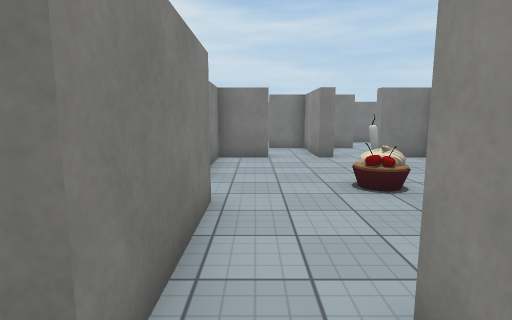
[1] (above)

22 first-person views from a walk through a scene from a Unity 3-D project. The camera is 1.4 m above the floor, tilts 8° down and sees 80° across. The floor is counted in squares, 1 m on a side. Each view is taken from the middle of a square. On the plan, view 1 faces up. The plan holds only what a view shows up to about 14 squares ahead; the rest is blank. The player is left out. Some animated figures are left out. Some surface patterns are stand-ins.

[2]
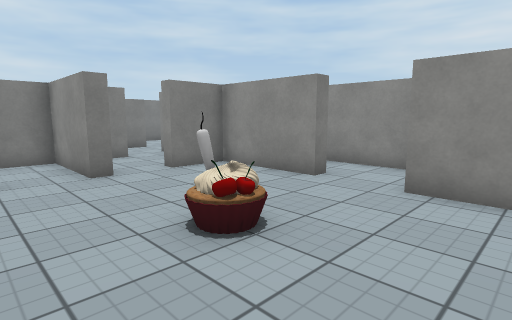

[3]
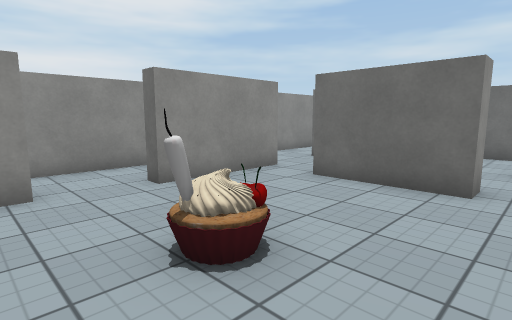

[4]
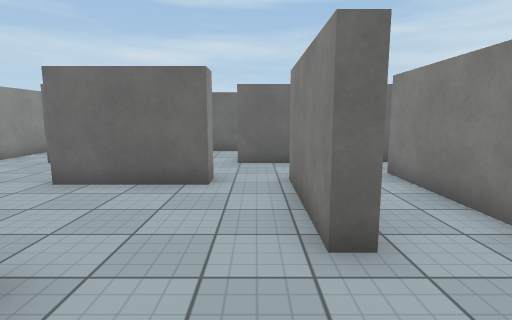

[5]
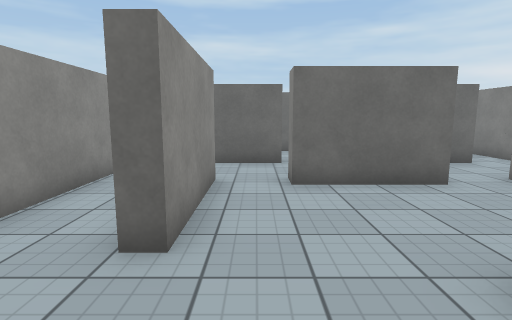

[6]
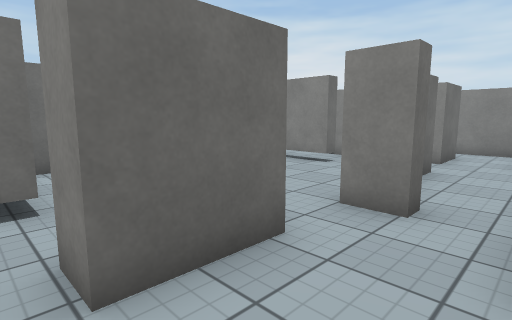

[7]
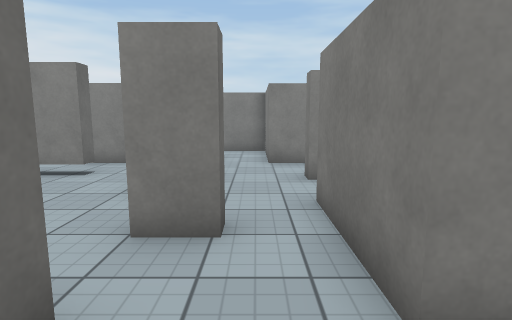

[8]
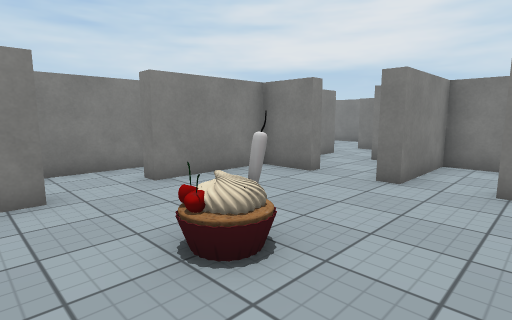

[9]
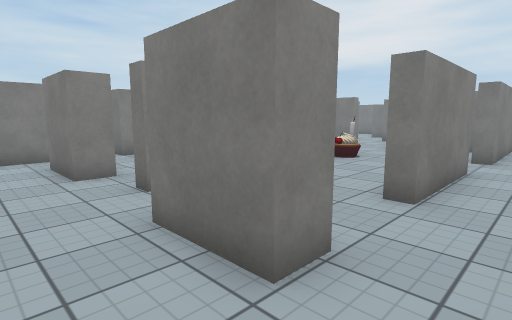

[10]
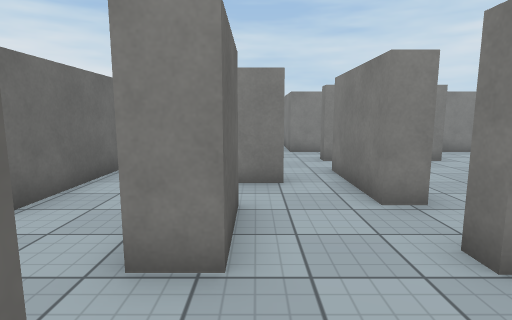

[11]
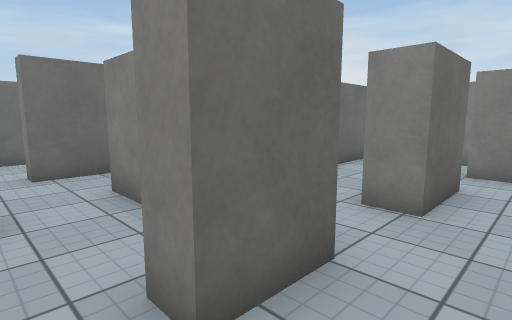

[12]
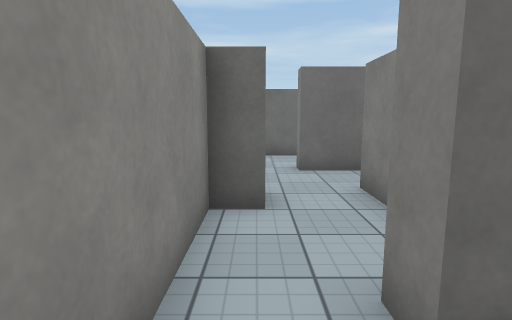

[13]
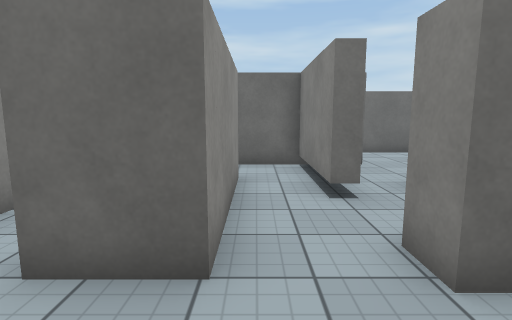

[14]
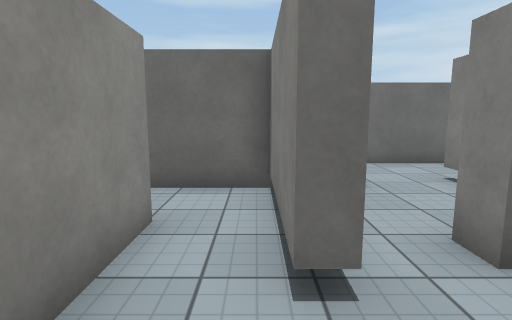

[15]
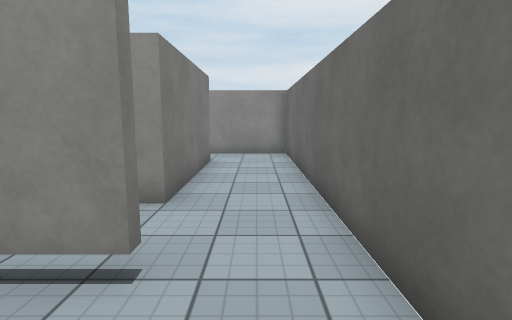

[16]
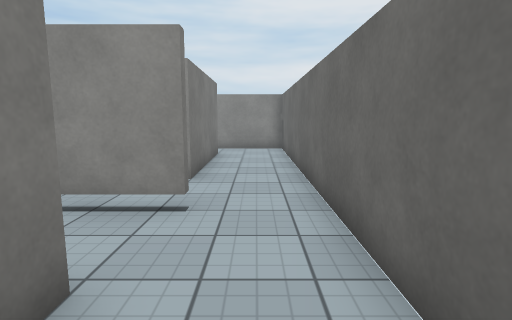

[17]
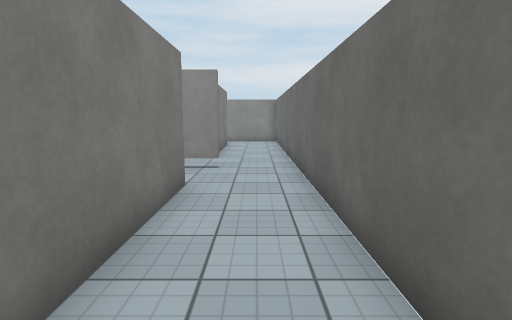

[18]
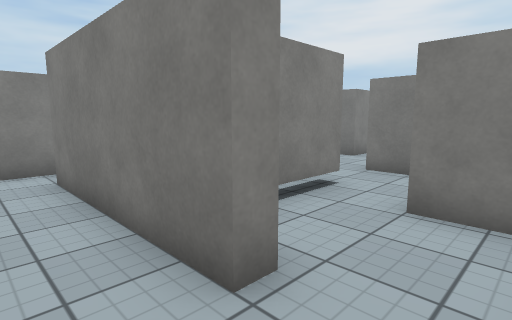

[19]
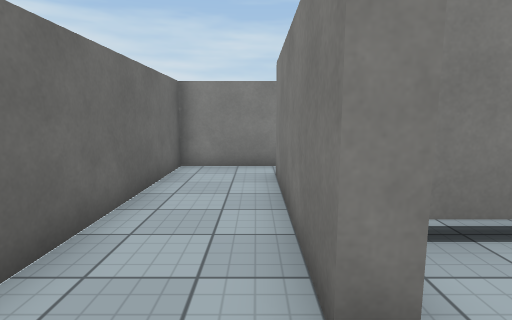

[20]
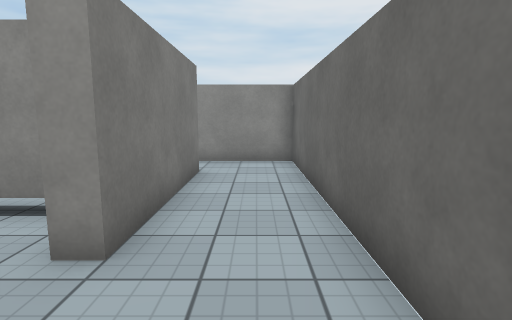

[21]
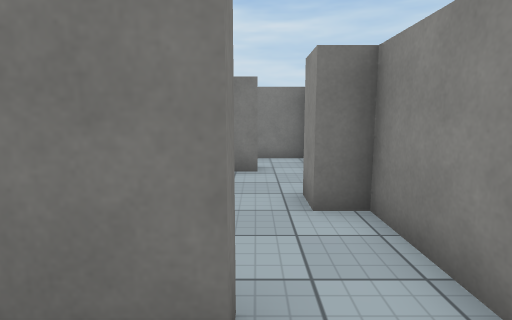

[22]
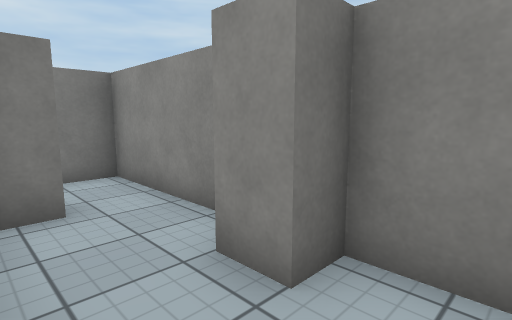

### Floor plan
Points are (right, up) in squares from view 1. A wall is a line through its corners. A room is listed if a view was taken in it or the views show most of it. See-through windows are left out.
Room 1 (views 1, 6, 7, 9, 14)
walls: (2, -0.4) (2.6, -0.4) (2.6, -1.5) (2, -1.5); (0.8, -4.7) (4.7, -4.7); (-0.8, 2.4) (-0.8, 1.2) (-1.4, 1.2); (-1.9, -4.2) (-1.3, -4.2) (-1.3, -5.4); (4.3, 1.8) (4.3, 1.2) (1, 1.2) (1, 1.8); (6.4, 1.2) (5.9, 1.2) (5.9, 2.4); (6.1, -4.2) (6.7, -4.2); (-5.1, -1.5) (-3.3, -1.5) (-3.3, -5.1); (-1.4, 5) (-0.8, 5); (-6.7, 0.5) (-6.7, -1.9); (8.4, -4.5) (8.4, -1.5); (-1.3, 7.1) (-1.9, 7.1); (-3.3, 7.9) (-3.3, 0.4) (-5.8, 0.4)
ways out: opening at (-1, 5.5) to room 2; opening at (0, 2) to room 2; opening at (5, 2) to room 2; opening at (7.5, 0.5) to room 2; opening at (9.5, -0.5) to room 3; opening at (0, -5) to room 4; gap at (5, -5) to room 7; opening at (8, -5) to room 9; opening at (-6, -2)
objects: block (-2, -2) to (0, -1); block (4, -2) to (6, -1)
Room 2 (views 2, 3, 4, 5, 8, 13)
walls: (6.7, 7.1) (6.1, 7.1) (6.1, 10.6) (4.3, 10.6); (5.9, 2.4) (5.9, 5) (6.4, 5) (6.4, 1.2); (2.6, 10.6) (2.2, 10.6); (-0.8, 5) (-0.8, 2.4); (1, 1.8) (4.3, 1.8); (0.4, 10.6) (-1.3, 10.6) (-1.3, 7.1); (8.6, 0.4) (8.6, 7.4)
ways out: opening at (-1, 5.5) to room 1; opening at (0, 2) to room 1; opening at (5, 2) to room 1; opening at (7.5, 0.5) to room 1; opening at (4, 11) to room 6; opening at (1, 10) to room 8; opening at (8, 8)
objects: cake (2, 6) to (3, 6)
Room 3 (views 10, 11, 12, 22)
walls: (8.9, -4.6) (8.9, -6); (8.4, -1.5) (10, -1.5) (10, -2.2) (9.2, -2.2); (8.4, -8) (9.9, -8) (9.9, -8.5); (11.7, -8.5) (11.7, 0.4) (10, 0.4)
ways out: opening at (9.5, -0.5) to room 1; opening at (10.5, -8) to room 5; opening at (9, -6.5) to room 9
objects: block (11, -5)
Room 4 (views 15, 16, 17, 18, 19, 20)
walls: (0.3, -7.9) (0.3, -8.5) (-5.5, -8.5); (2.4, -9) (2.4, -7); (-1.3, -5.4) (-1.3, -7.1); (1.8, -5.4) (0.4, -5.4); (-6.7, -8.1) (-6.7, -11.2) (2.5, -11.2)
ways out: opening at (0, -5) to room 1; opening at (3, -9.5) to room 5; opening at (3, -6) to room 7; opening at (-6, -8)
Room 5 (view 21)
walls: (9.9, -8.5) (4.8, -8.5); (2.6, -8.4) (2.6, -9); (2.5, -11.2) (11.7, -11.2) (11.7, -8.5)
ways out: opening at (10.5, -8) to room 3; opening at (3, -9.5) to room 4; opening at (4, -9) to room 7
Room 6 (no view inside)
walls: (4.3, 10.6) (4.3, 11.1); (4.5, 13.8) (2.6, 13.8) (2.6, 10.6)
ways out: opening at (4, 11) to room 2; opening at (5, 14)
Room 7 (no view inside)
walls: (4.8, -8.5) (4.8, -8) (5.6, -8); (6.1, -7.1) (6.1, -6.4)
ways out: gap at (5, -5) to room 1; opening at (3, -6) to room 4; opening at (4, -9) to room 5
Room 8 (no view inside)
walls: (0.4, 11.1) (0.4, 10.6); (2.2, 10.6) (2.2, 13.8) (0.5, 13.8)
ways out: opening at (1, 10) to room 2; opening at (0, 14)
Room 9 (no view inside)
walls: (8.4, -6) (8.4, -4.5); (6.7, -4.2) (6.7, -8) (8.4, -8)
ways out: opening at (8, -5) to room 1; opening at (9, -6.5) to room 3

Where each view was taken, in squares from view 1:
view 1: 0 up, 0 right, facing up
view 2: 3 up, 0 right, facing up-right
view 3: 8 up, 0 right, facing down-right
view 4: 8 up, 0 right, facing down
view 5: 8 up, 5 right, facing down
view 6: 1 up, 7 right, facing down-left
view 7: 0 up, 6 right, facing left
view 8: 4 up, 5 right, facing up-left
view 9: 4 down, 8 right, facing up-left
view 10: 1 down, 9 right, facing left
view 11: 0 up, 11 right, facing down-left
view 12: 0 up, 11 right, facing down
view 13: 1 up, 8 right, facing down
view 14: 2 down, 7 right, facing down
view 15: 10 down, 0 right, facing right
view 16: 10 down, 2 left, facing right
view 17: 10 down, 6 left, facing right
view 18: 10 down, 2 right, facing up-left
view 19: 9 down, 2 right, facing left
view 20: 10 down, 2 right, facing right
view 21: 10 down, 10 right, facing up
view 22: 7 down, 9 right, facing up-right
